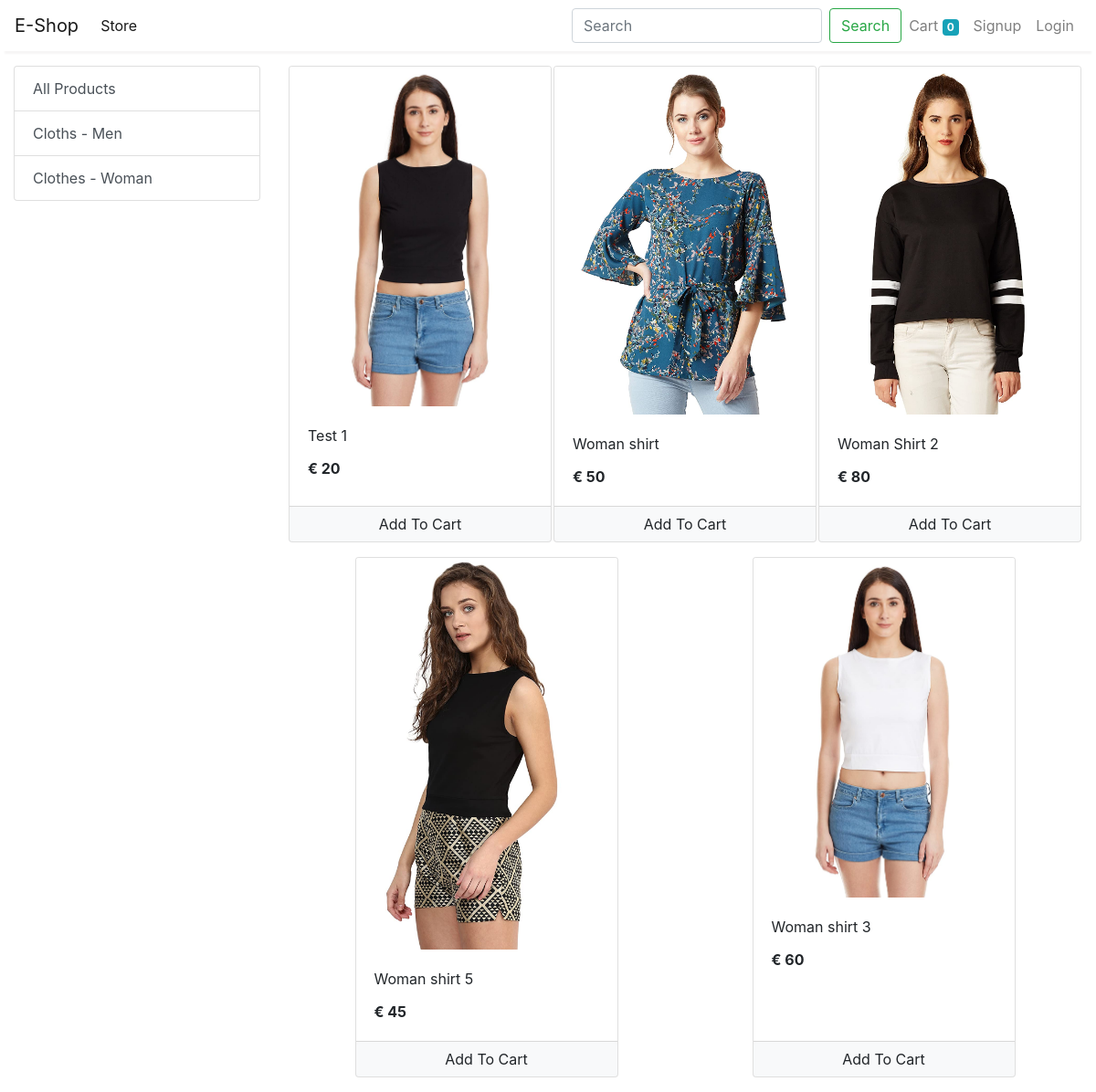
Screenshot of /store?category=3 with the database file from the repository.
### store/models/category.py (models this page shows, shortened)
class Category(models.Model):
    name = models.CharField(max_length=20)
    @staticmethod
    def get_all_categories():
        return Category.objects.all()

### store/models/product.py (models this page shows, shortened)
class Product(models.Model):
    name = models.CharField(max_length=50)
    price = models.IntegerField(default=0)
    category = models.ForeignKey(Category, on_delete=models.CASCADE, default=1)
    description = models.CharField(max_length=200, default='', null=True, blank=True)
    image = models.ImageField(upload_to='uploads/products/')
    @staticmethod
    def get_all_products_by_categoryid(category_id):
        if category_id:
            return Product.objects.filter(category=category_id)
        else:
            return Product.get_all_products()

### store/views/home.py (the view)
# urls.py: path('' , include('store.urls'))
def store(request):
    cart = request.session.get('cart')
    if not cart:
        request.session['cart'] = {}
    products = None
    categories = Category.get_all_categories()
    categoryID = request.GET.get('category')
    if categoryID:
        products = Product.get_all_products_by_categoryid(categoryID)
    else:
        products = Product.get_all_products()
    data = {
        'products': products,
        'categories': categories
    }
    return render(request, 'index.html', data)

### store/templatetags/custom_filter.py (called while the page is built)
@register.filter(name='currency')
def currency(number):
    return "€ "+str(number)

### store/templates/index.html (shortened to what this page needs)
{% extends 'base.html' %}
{% block content %}
{% load cart %}
{% load custom_filter %}
<div class="container-fluid mt-3">
    <div class="row">
        <div class="col-lg-3 mx-auto">
            <div class="list-group">
                <a href="/" class="list-group-item list-group-item-action">All Products</a>
                {% for category in categories %}
                <a href="/?category={{category.id}}"
                   class="list-group-item list-group-item-action">{{category.name}}</a>
                {% endfor %}
            </div>
        </div>
        <div id='products' class="col-lg-9 mx-auto">
            <div class="row mx-auto">
                {% for product in products %}
                <div class="card mx-auto mb-3" id={{product.id}} style="width: 18rem;">
                    <img class="card-img-top" src="{{product.image.url}}" alt="Card image cap">
                    <div class="card-body">
                        <p class="card-title">{{product.name}}</p>
                        <p class="card-text"><b>{{product.price|currency}}</b></p>
                    </div>
                    <div class="card-footer p-0 no-gutters">
                        <form action="/" method="POST" class="btn-block">
                            <input type="submit" class="float-right btn btn-light form-control" value="Add To Cart">
                        </form>
                    </div>
                </div>
                {% endfor %}
            </div>
        </div>
    </div>
</div>
{% endblock %}

### rows the page displays
Category: name "Cloths - Men"
Category: name "Clothes - Woman"
Product: image (picture), name "Test 1", price "€ 20"
Product: image (picture), name "Woman shirt", price "€ 50"
Product: image (picture), name "Woman Shirt 2", price "€ 80"
Product: image (picture), name "Woman shirt 5", price "€ 45"
Product: image (picture), name "Woman shirt 3", price "€ 60"

### other values shown
{{ request.session.cart.keys|length }} "0"
